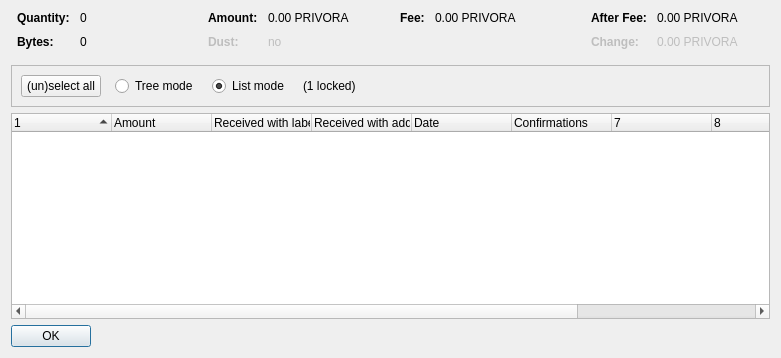
<?xml version="1.0" encoding="UTF-8"?>
<ui version="4.0">
 <class>CoinControlDialog</class>
 <widget class="QDialog" name="CoinControlDialog">
  <property name="geometry">
   <rect>
    <x>0</x>
    <y>0</y>
    <width>781</width>
    <height>358</height>
   </rect>
  </property>
  <property name="windowTitle">
   <string>Coin Selection</string>
  </property>
  <layout class="QVBoxLayout" name="verticalLayout">
   <item>
    <layout class="QHBoxLayout" name="horizontalLayoutTop" stretch="0,0,0,0">
     <property name="topMargin">
      <number>0</number>
     </property>
     <property name="bottomMargin">
      <number>10</number>
     </property>
     <item>
      <layout class="QFormLayout" name="formLayoutCoinControl1">
       <property name="horizontalSpacing">
        <number>10</number>
       </property>
       <property name="verticalSpacing">
        <number>10</number>
       </property>
       <property name="leftMargin">
        <number>6</number>
       </property>
       <property name="rightMargin">
        <number>6</number>
       </property>
       <item row="0" column="0">
        <widget class="QLabel" name="labelCoinControlQuantityText">
         <property name="font">
          <font>
           <weight>75</weight>
           <bold>true</bold>
          </font>
         </property>
         <property name="text">
          <string>Quantity:</string>
         </property>
        </widget>
       </item>
       <item row="0" column="1">
        <widget class="QLabel" name="labelCoinControlQuantity">
         <property name="cursor">
          <cursorShape>IBeamCursor</cursorShape>
         </property>
         <property name="contextMenuPolicy">
          <enum>Qt::ActionsContextMenu</enum>
         </property>
         <property name="text">
          <string notr="true">0</string>
         </property>
         <property name="textInteractionFlags">
          <set>Qt::LinksAccessibleByMouse|Qt::TextSelectableByKeyboard|Qt::TextSelectableByMouse</set>
         </property>
        </widget>
       </item>
       <item row="1" column="0">
        <widget class="QLabel" name="labelCoinControlBytesText">
         <property name="font">
          <font>
           <weight>75</weight>
           <bold>true</bold>
          </font>
         </property>
         <property name="text">
          <string>Bytes:</string>
         </property>
        </widget>
       </item>
       <item row="1" column="1">
        <widget class="QLabel" name="labelCoinControlBytes">
         <property name="cursor">
          <cursorShape>IBeamCursor</cursorShape>
         </property>
         <property name="contextMenuPolicy">
          <enum>Qt::ActionsContextMenu</enum>
         </property>
         <property name="text">
          <string notr="true">0</string>
         </property>
         <property name="textInteractionFlags">
          <set>Qt::LinksAccessibleByMouse|Qt::TextSelectableByKeyboard|Qt::TextSelectableByMouse</set>
         </property>
        </widget>
       </item>
      </layout>
     </item>
     <item>
      <layout class="QFormLayout" name="formLayoutCoinControl2">
       <property name="horizontalSpacing">
        <number>10</number>
       </property>
       <property name="verticalSpacing">
        <number>10</number>
       </property>
       <property name="leftMargin">
        <number>6</number>
       </property>
       <property name="rightMargin">
        <number>6</number>
       </property>
       <item row="0" column="0">
        <widget class="QLabel" name="labelCoinControlAmountText">
         <property name="font">
          <font>
           <weight>75</weight>
           <bold>true</bold>
          </font>
         </property>
         <property name="text">
          <string>Amount:</string>
         </property>
        </widget>
       </item>
       <item row="0" column="1">
        <widget class="QLabel" name="labelCoinControlAmount">
         <property name="cursor">
          <cursorShape>IBeamCursor</cursorShape>
         </property>
         <property name="contextMenuPolicy">
          <enum>Qt::ActionsContextMenu</enum>
         </property>
         <property name="text">
          <string notr="true">0.00 PRIVORA</string>
         </property>
         <property name="textInteractionFlags">
          <set>Qt::LinksAccessibleByMouse|Qt::TextSelectableByKeyboard|Qt::TextSelectableByMouse</set>
         </property>
        </widget>
       </item>
       <item row="1" column="0">
        <widget class="QLabel" name="labelCoinControlLowOutputText">
         <property name="enabled">
          <bool>false</bool>
         </property>
         <property name="font">
          <font>
           <weight>75</weight>
           <bold>true</bold>
          </font>
         </property>
         <property name="text">
          <string>Dust:</string>
         </property>
        </widget>
       </item>
       <item row="1" column="1">
        <widget class="QLabel" name="labelCoinControlLowOutput">
         <property name="enabled">
          <bool>false</bool>
         </property>
         <property name="cursor">
          <cursorShape>IBeamCursor</cursorShape>
         </property>
         <property name="contextMenuPolicy">
          <enum>Qt::ActionsContextMenu</enum>
         </property>
         <property name="text">
          <string notr="true">no</string>
         </property>
         <property name="textInteractionFlags">
          <set>Qt::LinksAccessibleByMouse|Qt::TextSelectableByKeyboard|Qt::TextSelectableByMouse</set>
         </property>
        </widget>
       </item>
      </layout>
     </item>
     <item>
      <layout class="QFormLayout" name="formLayoutCoinControl3">
       <property name="horizontalSpacing">
        <number>10</number>
       </property>
       <property name="verticalSpacing">
        <number>10</number>
       </property>
       <property name="leftMargin">
        <number>6</number>
       </property>
       <property name="rightMargin">
        <number>6</number>
       </property>
       <item row="0" column="0">
        <widget class="QLabel" name="labelCoinControlFeeText">
         <property name="font">
          <font>
           <weight>75</weight>
           <bold>true</bold>
          </font>
         </property>
         <property name="text">
          <string>Fee:</string>
         </property>
        </widget>
       </item>
       <item row="0" column="1">
        <widget class="QLabel" name="labelCoinControlFee">
         <property name="cursor">
          <cursorShape>IBeamCursor</cursorShape>
         </property>
         <property name="contextMenuPolicy">
          <enum>Qt::ActionsContextMenu</enum>
         </property>
         <property name="text">
          <string notr="true">0.00 PRIVORA</string>
         </property>
         <property name="textInteractionFlags">
          <set>Qt::LinksAccessibleByMouse|Qt::TextSelectableByKeyboard|Qt::TextSelectableByMouse</set>
         </property>
        </widget>
       </item>
      </layout>
     </item>
     <item>
      <layout class="QFormLayout" name="formLayoutCoinControl4">
       <property name="horizontalSpacing">
        <number>10</number>
       </property>
       <property name="verticalSpacing">
        <number>10</number>
       </property>
       <property name="leftMargin">
        <number>6</number>
       </property>
       <property name="rightMargin">
        <number>6</number>
       </property>
       <item row="0" column="0">
        <widget class="QLabel" name="labelCoinControlAfterFeeText">
         <property name="font">
          <font>
           <weight>75</weight>
           <bold>true</bold>
          </font>
         </property>
         <property name="text">
          <string>After Fee:</string>
         </property>
        </widget>
       </item>
       <item row="0" column="1">
        <widget class="QLabel" name="labelCoinControlAfterFee">
         <property name="cursor">
          <cursorShape>IBeamCursor</cursorShape>
         </property>
         <property name="contextMenuPolicy">
          <enum>Qt::ActionsContextMenu</enum>
         </property>
         <property name="text">
          <string notr="true">0.00 PRIVORA</string>
         </property>
         <property name="textInteractionFlags">
          <set>Qt::LinksAccessibleByMouse|Qt::TextSelectableByKeyboard|Qt::TextSelectableByMouse</set>
         </property>
        </widget>
       </item>
       <item row="1" column="0">
        <widget class="QLabel" name="labelCoinControlChangeText">
         <property name="enabled">
          <bool>false</bool>
         </property>
         <property name="font">
          <font>
           <weight>75</weight>
           <bold>true</bold>
          </font>
         </property>
         <property name="text">
          <string>Change:</string>
         </property>
        </widget>
       </item>
       <item row="1" column="1">
        <widget class="QLabel" name="labelCoinControlChange">
         <property name="enabled">
          <bool>false</bool>
         </property>
         <property name="cursor">
          <cursorShape>IBeamCursor</cursorShape>
         </property>
         <property name="contextMenuPolicy">
          <enum>Qt::ActionsContextMenu</enum>
         </property>
         <property name="text">
          <string notr="true">0.00 PRIVORA</string>
         </property>
         <property name="textInteractionFlags">
          <set>Qt::LinksAccessibleByMouse|Qt::TextSelectableByKeyboard|Qt::TextSelectableByMouse</set>
         </property>
        </widget>
       </item>
      </layout>
     </item>
    </layout>
   </item>
   <item>
    <widget class="QFrame" name="frame">
     <property name="minimumSize">
      <size>
       <width>0</width>
       <height>40</height>
      </size>
     </property>
     <property name="frameShape">
      <enum>QFrame::StyledPanel</enum>
     </property>
     <property name="frameShadow">
      <enum>QFrame::Sunken</enum>
     </property>
     <layout class="QHBoxLayout" name="horizontalLayout">
      <item>
       <layout class="QHBoxLayout" name="horizontalLayoutPanel" stretch="0,0,0,0,0">
        <property name="spacing">
         <number>14</number>
        </property>
        <item>
         <widget class="QPushButton" name="pushButtonSelectAll">
          <property name="sizePolicy">
           <sizepolicy hsizetype="Maximum" vsizetype="Fixed">
            <horstretch>0</horstretch>
            <verstretch>0</verstretch>
           </sizepolicy>
          </property>
          <property name="text">
           <string>(un)select all</string>
          </property>
          <property name="autoDefault">
           <bool>false</bool>
          </property>
         </widget>
        </item>
        <item>
         <widget class="QRadioButton" name="radioTreeMode">
          <property name="sizePolicy">
           <sizepolicy hsizetype="Maximum" vsizetype="Fixed">
            <horstretch>0</horstretch>
            <verstretch>0</verstretch>
           </sizepolicy>
          </property>
          <property name="text">
           <string>Tree mode</string>
          </property>
         </widget>
        </item>
        <item>
         <widget class="QRadioButton" name="radioListMode">
          <property name="sizePolicy">
           <sizepolicy hsizetype="Maximum" vsizetype="Fixed">
            <horstretch>0</horstretch>
            <verstretch>0</verstretch>
           </sizepolicy>
          </property>
          <property name="text">
           <string>List mode</string>
          </property>
          <property name="checked">
           <bool>true</bool>
          </property>
         </widget>
        </item>
        <item>
         <widget class="QLabel" name="labelLocked">
          <property name="text">
           <string notr="true">(1 locked)</string>
          </property>
         </widget>
        </item>
        <item>
         <spacer name="horizontalSpacer">
          <property name="orientation">
           <enum>Qt::Horizontal</enum>
          </property>
          <property name="sizeHint" stdset="0">
           <size>
            <width>40</width>
            <height>20</height>
           </size>
          </property>
         </spacer>
        </item>
       </layout>
      </item>
     </layout>
    </widget>
   </item>
   <item>
    <widget class="CoinControlTreeWidget" name="treeWidget">
     <property name="contextMenuPolicy">
      <enum>Qt::CustomContextMenu</enum>
     </property>
     <property name="sortingEnabled">
      <bool>false</bool>
     </property>
     <property name="columnCount">
      <number>10</number>
     </property>
     <attribute name="headerShowSortIndicator" stdset="0">
      <bool>true</bool>
     </attribute>
     <attribute name="headerStretchLastSection">
      <bool>false</bool>
     </attribute>
     <column>
      <property name="text">
       <string/>
      </property>
     </column>
     <column>
      <property name="text">
       <string>Amount</string>
      </property>
     </column>
     <column>
      <property name="text">
       <string>Received with label</string>
      </property>
     </column>
     <column>
      <property name="text">
       <string>Received with address</string>
      </property>
     </column>
     <column>
      <property name="text">
       <string>Date</string>
      </property>
     </column>
     <column>
      <property name="text">
       <string>Confirmations</string>
      </property>
      <property name="toolTip">
       <string>Confirmed</string>
      </property>
     </column>
     <column>
      <property name="text">
       <string/>
      </property>
     </column>
     <column>
      <property name="text">
       <string/>
      </property>
     </column>
     <column>
      <property name="text">
       <string/>
      </property>
     </column>
     <column>
      <property name="text">
       <string/>
      </property>
     </column>
    </widget>
   </item>
   <item>
    <widget class="QDialogButtonBox" name="buttonBox">
     <property name="sizePolicy">
      <sizepolicy hsizetype="Maximum" vsizetype="Fixed">
       <horstretch>0</horstretch>
       <verstretch>0</verstretch>
      </sizepolicy>
     </property>
     <property name="orientation">
      <enum>Qt::Horizontal</enum>
     </property>
     <property name="standardButtons">
      <set>QDialogButtonBox::Ok</set>
     </property>
    </widget>
   </item>
  </layout>
 </widget>
 <customwidgets>
  <customwidget>
   <class>CoinControlTreeWidget</class>
   <extends>QTreeWidget</extends>
   <header>coincontroltreewidget.h</header>
  </customwidget>
 </customwidgets>
 <resources/>
 <connections/>
</ui>
